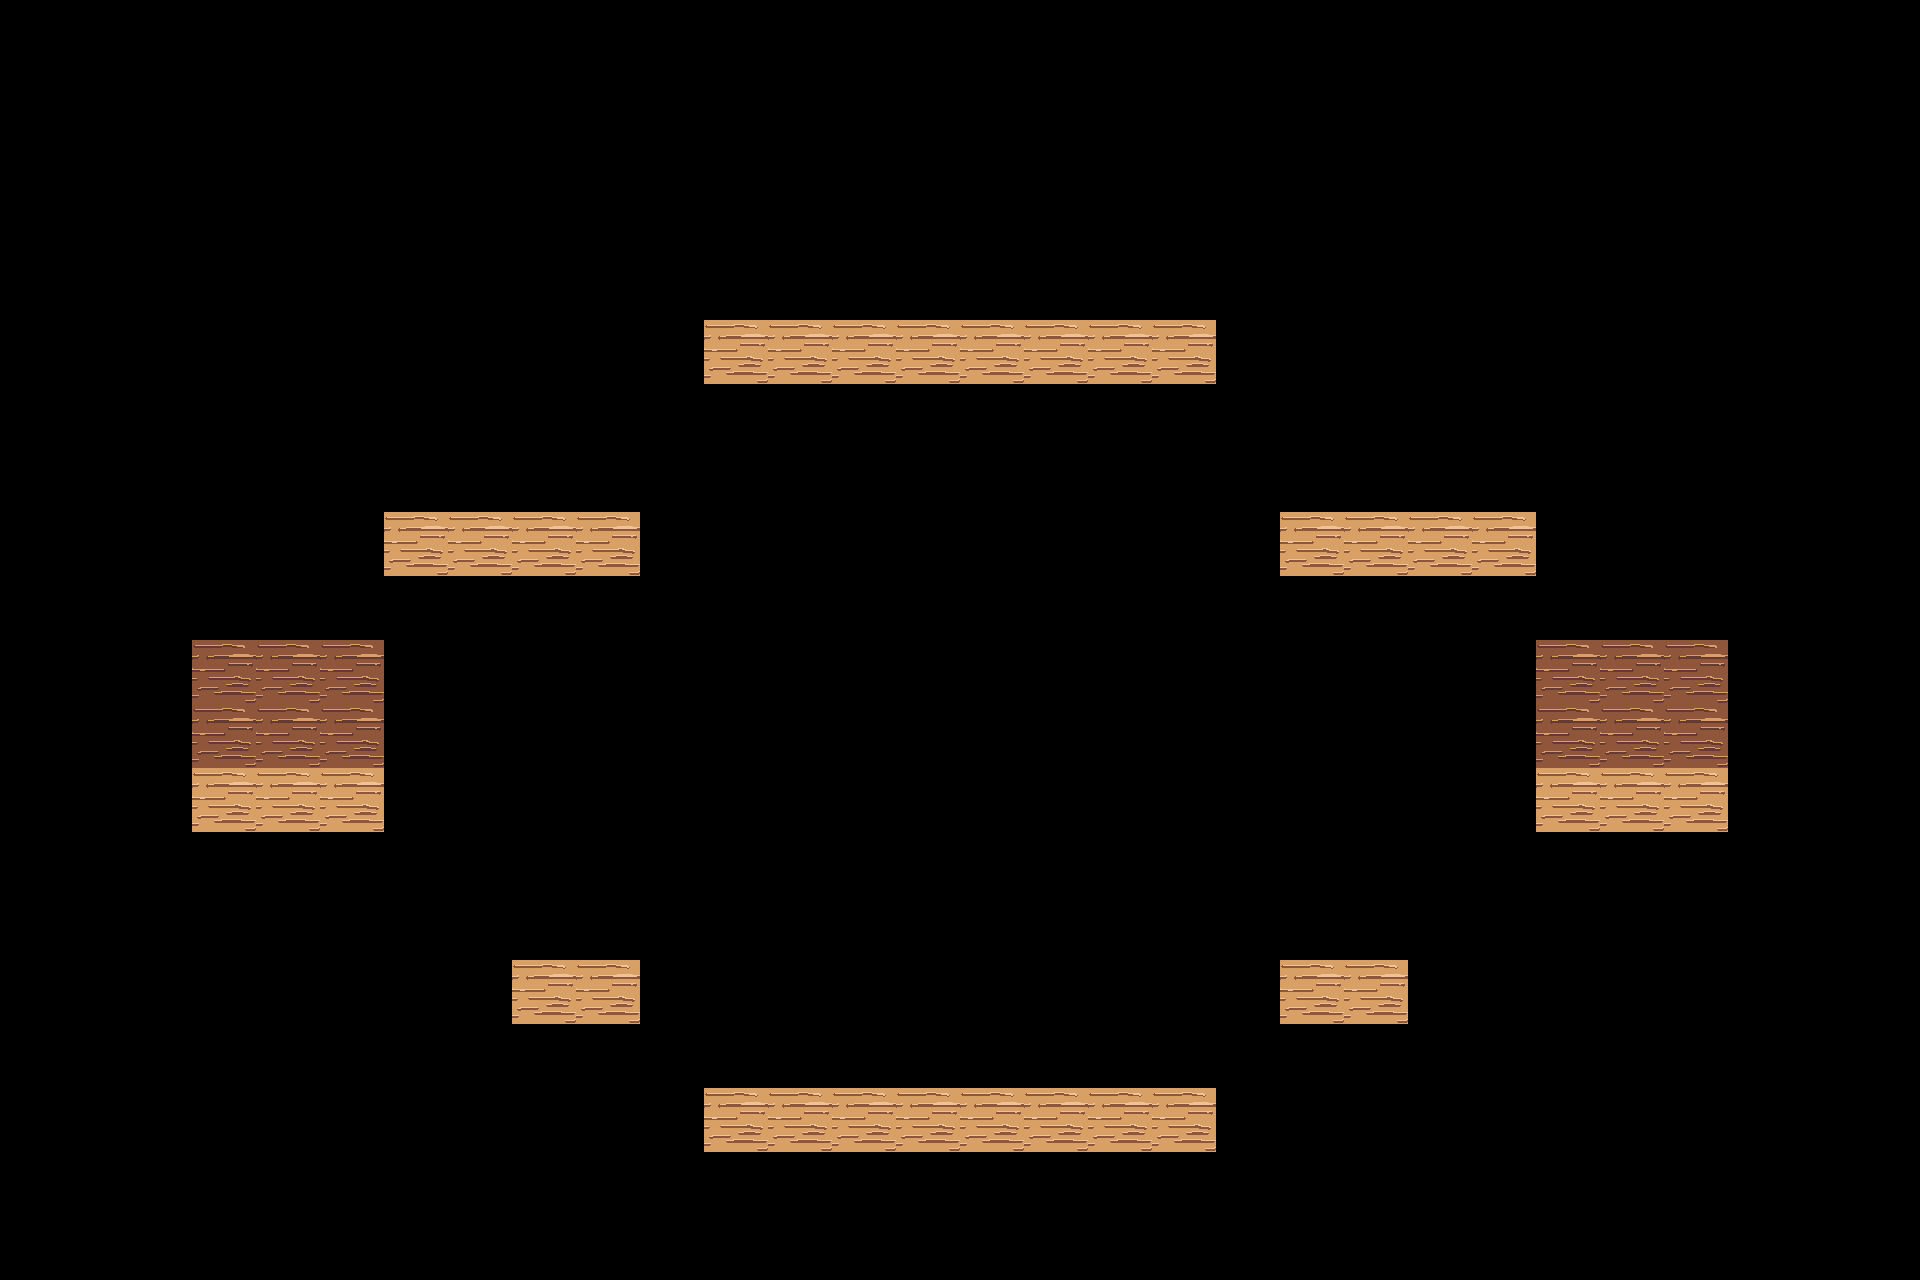

This is a level from a 2D game, rendered from its Tiled map with the project's own tilesets. A one-line summary and the complete map file follow:
An orthogonal 30x20 tile map with 64x64 px tiles, 1 tile layer (Tile) and 16 objects.

<map version="1.10" tiledversion="1.10.2" orientation="orthogonal" renderorder="right-down" width="30" height="20" tilewidth="64" tileheight="64" infinite="0" nextlayerid="7" nextobjectid="27">
 <tileset firstgid="1" source="../tileset/atlas.tsx" />
 <layer id="1" name="Tile" width="30" height="20">
  <data encoding="csv">
0,0,0,0,0,0,0,0,0,0,0,0,0,0,0,0,0,0,0,0,0,0,0,0,0,0,0,0,0,0,
0,0,0,0,0,0,0,0,0,0,0,0,0,0,0,0,0,0,0,0,0,0,0,0,0,0,0,0,0,0,
0,0,0,0,0,0,0,0,0,0,0,0,0,0,0,0,0,0,0,0,0,0,0,0,0,0,0,0,0,0,
0,0,0,0,0,0,0,0,0,0,0,0,0,0,0,0,0,0,0,0,0,0,0,0,0,0,0,0,0,0,
0,0,0,0,0,0,0,0,0,0,0,0,0,0,0,0,0,0,0,0,0,0,0,0,0,0,0,0,0,0,
0,0,0,0,0,0,0,0,0,0,0,9,9,9,9,9,9,9,9,0,0,0,0,0,0,0,0,0,0,0,
0,0,0,0,0,0,0,0,0,0,0,0,0,0,0,0,0,0,0,0,0,0,0,0,0,0,0,0,0,0,
0,0,0,0,0,0,0,0,0,0,0,0,0,0,0,0,0,0,0,0,0,0,0,0,0,0,0,0,0,0,
0,0,0,0,0,0,9,9,9,9,0,0,0,0,0,0,0,0,0,0,9,9,9,9,0,0,0,0,0,0,
0,0,0,0,0,0,0,0,0,0,0,0,0,0,0,0,0,0,0,0,0,0,0,0,0,0,0,0,0,0,
0,0,0,10,10,10,0,0,0,0,0,0,0,0,0,0,0,0,0,0,0,0,0,0,10,10,10,0,0,0,
0,0,0,10,10,10,0,0,0,0,0,0,0,0,0,0,0,0,0,0,0,0,0,0,10,10,10,0,0,0,
0,0,0,9,9,9,0,0,0,0,0,0,0,0,0,0,0,0,0,0,0,0,0,0,9,9,9,0,0,0,
0,0,0,0,0,0,0,0,0,0,0,0,0,0,0,0,0,0,0,0,0,0,0,0,0,0,0,0,0,0,
0,0,0,0,0,0,0,0,0,0,0,0,0,0,0,0,0,0,0,0,0,0,0,0,0,0,0,0,0,0,
0,0,0,0,0,0,0,0,9,9,0,0,0,0,0,0,0,0,0,0,9,9,0,0,0,0,0,0,0,0,
0,0,0,0,0,0,0,0,0,0,0,0,0,0,0,0,0,0,0,0,0,0,0,0,0,0,0,0,0,0,
0,0,0,0,0,0,0,0,0,0,0,9,9,9,9,9,9,9,9,0,0,0,0,0,0,0,0,0,0,0,
0,0,0,0,0,0,0,0,0,0,0,0,0,0,0,0,0,0,0,0,0,0,0,0,0,0,0,0,0,0,
0,0,0,0,0,0,0,0,0,0,0,0,0,0,0,0,0,0,0,0,0,0,0,0,0,0,0,0,0,0
</data>
 </layer>
 <objectgroup id="3" name="Object">
  <object id="25" gid="5" x="896" y="1088" width="64" height="64" />
  <object id="26" gid="6" x="960" y="320" width="64" height="64" />
 </objectgroup>
 <objectgroup id="5" name="Collision">
  <object id="2" x="704" y="1088" width="512" height="64" />
  <object id="3" x="512" y="960" width="128" height="64" />
  <object id="4" x="192" y="768" width="192" height="64" />
  <object id="5" x="384" y="512" width="256" height="64" />
  <object id="6" x="704" y="320" width="512" height="64" />
  <object id="7" x="1280" y="512" width="256" height="64" />
  <object id="8" x="1536" y="768" width="192" height="64" />
  <object id="9" x="1280" y="960" width="128" height="64" />
  <object id="22" x="0" y="0" height="1216" />
  <object id="23" x="0" y="0" width="1920" />
  <object id="24" x="1920" y="0" height="1280" />
 </objectgroup>
 <objectgroup id="6" name="Safe">
  <object id="10" x="192" y="640" width="192" height="128" />
  <object id="11" x="1536" y="640" width="192" height="128" />
 </objectgroup>
 <objectgroup id="4" name="Hazard">
  <object id="1" x="0" y="1216" width="1920" height="64" />
 </objectgroup>
</map>
